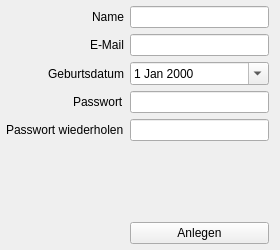
<?xml version="1.0" encoding="UTF-8"?>
<ui version="4.0">
 <class>FirstStartWindow</class>
 <widget class="QWidget" name="FirstStartWindow">
  <property name="geometry">
   <rect>
    <x>0</x>
    <y>0</y>
    <width>280</width>
    <height>250</height>
   </rect>
  </property>
  <property name="minimumSize">
   <size>
    <width>280</width>
    <height>250</height>
   </size>
  </property>
  <property name="maximumSize">
   <size>
    <width>280</width>
    <height>250</height>
   </size>
  </property>
  <property name="windowTitle">
   <string>Admin festlegen</string>
  </property>
  <layout class="QVBoxLayout" name="verticalLayout">
   <property name="leftMargin">
    <number>6</number>
   </property>
   <property name="topMargin">
    <number>6</number>
   </property>
   <property name="bottomMargin">
    <number>6</number>
   </property>
   <item>
    <layout class="QFormLayout" name="formLayout">
     <property name="labelAlignment">
      <set>Qt::AlignRight|Qt::AlignTrailing|Qt::AlignVCenter</set>
     </property>
     <item row="0" column="0">
      <widget class="QLabel" name="label_3">
       <property name="text">
        <string>Name</string>
       </property>
      </widget>
     </item>
     <item row="0" column="1">
      <widget class="QLineEdit" name="lineEdit"/>
     </item>
     <item row="1" column="0">
      <widget class="QLabel" name="label_4">
       <property name="text">
        <string>E-Mail</string>
       </property>
      </widget>
     </item>
     <item row="1" column="1">
      <widget class="QLineEdit" name="lineEdit_2"/>
     </item>
     <item row="2" column="0">
      <widget class="QLabel" name="label_5">
       <property name="text">
        <string>Geburtsdatum</string>
       </property>
      </widget>
     </item>
     <item row="3" column="0">
      <widget class="QLabel" name="label_2">
       <property name="text">
        <string>Passwort</string>
       </property>
      </widget>
     </item>
     <item row="3" column="1">
      <widget class="QLineEdit" name="lineEdit_4">
       <property name="echoMode">
        <enum>QLineEdit::Password</enum>
       </property>
       <property name="clearButtonEnabled">
        <bool>false</bool>
       </property>
      </widget>
     </item>
     <item row="7" column="1">
      <widget class="QPushButton" name="pushButton">
       <property name="text">
        <string>Anlegen</string>
       </property>
       <property name="icon">
        <iconset>
         <normaloff>resources/user.png</normaloff>resources/user.png</iconset>
       </property>
      </widget>
     </item>
     <item row="2" column="1">
      <widget class="QDateEdit" name="dateEdit">
       <property name="calendarPopup">
        <bool>true</bool>
       </property>
      </widget>
     </item>
     <item row="4" column="0">
      <widget class="QLabel" name="label">
       <property name="text">
        <string>Passwort wiederholen</string>
       </property>
      </widget>
     </item>
     <item row="6" column="1">
      <spacer name="verticalSpacer">
       <property name="orientation">
        <enum>Qt::Vertical</enum>
       </property>
       <property name="sizeHint" stdset="0">
        <size>
         <width>20</width>
         <height>20</height>
        </size>
       </property>
      </spacer>
     </item>
     <item row="4" column="1">
      <widget class="QLineEdit" name="lineEdit_3">
       <property name="echoMode">
        <enum>QLineEdit::Password</enum>
       </property>
      </widget>
     </item>
     <item row="5" column="1">
      <widget class="QLabel" name="label_6">
       <property name="text">
        <string/>
       </property>
      </widget>
     </item>
    </layout>
   </item>
  </layout>
 </widget>
 <resources/>
 <connections/>
</ui>
